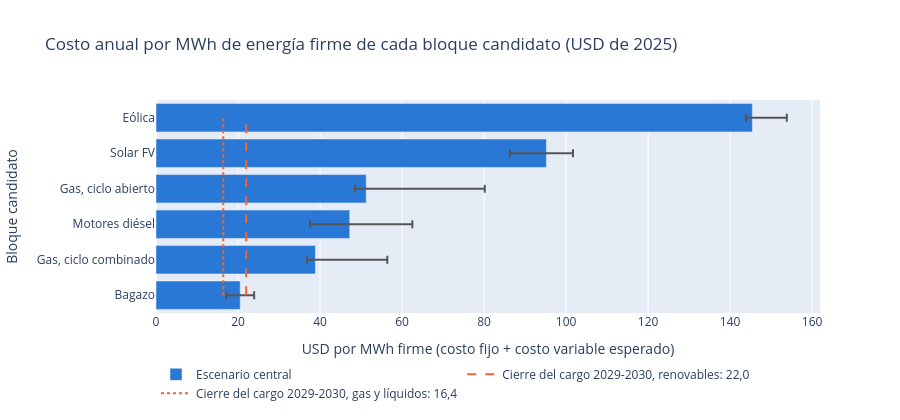

Source (notebook cell):
### Markdown cell above
### 4.4 Cuánto cuesta un MWh firme

El costo anual por MWh firme de cada bloque candidato (sección 3.2), en el escenario central de costos, con el rango entre el bajo y el alto. Las líneas son los precios de cierre de la subasta del cargo 2029-2030, que pagan solo la firmeza.

### Code cell
costos = pd.concat([bloques(e).assign(escenario_costos=e) for e in ["bajo", "central", "alto"]])
c = costos.pivot(index="tecnologia", columns="escenario_costos", values="costo_firme_usd_mwh").sort_values("central")
nombres = c.index.map(NOMBRES_TECNOLOGIA)
fig = go.Figure(go.Bar(x=c["central"], y=nombres, orientation="h", marker_color="#2a78d6", name="Escenario central",
                       error_x=dict(type="data", symmetric=False, array=c["alto"] - c["central"],
                                    arrayminus=c["central"] - c["bajo"], color="#555"),
                       hovertemplate="%{y}: %{x:.0f} USD/MWh firme<extra></extra>"))
cierres = leer("referencias_suficiencia.csv").set_index("concepto")["valor"]
for concepto, nombre, estilo in [("precio_cierre_cxc_renovables", "Cierre del cargo 2029-2030, renovables", "dash"),
                                 ("precio_cierre_cxc_gas_liquidos", "Cierre del cargo 2029-2030, gas y líquidos", "dot")]:
    fig.add_trace(go.Scatter(x=[cierres[concepto]] * 2, y=[nombres[0], nombres[-1]], mode="lines",
                             name=f"{nombre}: {es(cierres[concepto], 1)}", line=dict(color="#eb6834", dash=estilo)))
fig.update_layout(title="Costo anual por MWh de energía firme de cada bloque candidato (USD de 2025)",
                  xaxis_title="USD por MWh firme (costo fijo + costo variable esperado)", yaxis_title="Bloque candidato",
                  height=420, legend=LEYENDA, separators=",.")
fig.show()
fijo = bloques(objetivo="solo_fijo").set_index("tecnologia")["costo_firme_usd_mwh"]
print(f"Solo con el costo fijo: ciclo abierto {es(fijo['gas_ciclo_abierto'], 1)} y bagazo {es(fijo['biomasa_bagazo'], 1)} "
      "USD/MWh firme")

### Figure 1 — Plotly figure (JSON) as saved in the notebook; plotly's stock layout.template omitted (floating-point values rounded to 4 significant figures)
{"data": [{"error_x": {"array": [3.396, 17.53, 15.27, 28.91, 6.487, 8.392], "arrayminus": [3.396, 2.079, 9.653, 2.779, 8.902, 1.546], "color": "#555", "symmetric": false, "type": "data"}, "hovertemplate": "%{y}: %{x:.0f} USD/MWh firme<extra></extra>", "marker": {"color": "#2a78d6"}, "name": "Escenario central", "orientation": "h", "type": "bar", "x": [20.54, 38.87, 47.24, 51.26, 95.19, 145.4], "y": ["Bagazo", "Gas, ciclo combinado", "Motores diésel", "Gas, ciclo abierto", "Solar FV", "Eólica"]}, {"line": {"color": "#eb6834", "dash": "dash"}, "mode": "lines", "name": "Cierre del cargo 2029-2030, renovables: 22,0", "type": "scatter", "x": [22.0, 22.0], "y": ["Bagazo", "Eólica"]}, {"line": {"color": "#eb6834", "dash": "dot"}, "mode": "lines", "name": "Cierre del cargo 2029-2030, gas y líquidos: 16,4", "type": "scatter", "x": [16.4, 16.4], "y": ["Bagazo", "Eólica"]}], "layout": {"height": 420, "legend": {"orientation": "h", "title": {}, "x": 0, "y": -0.22, "yanchor": "top"}, "separators": ",.", "title": {"text": "Costo anual por MWh de energía firme de cada bloque candidato (USD de 2025)"}, "xaxis": {"title": {"text": "USD por MWh firme (costo fijo + costo variable esperado)"}}, "yaxis": {"title": {"text": "Bloque candidato"}}}}
